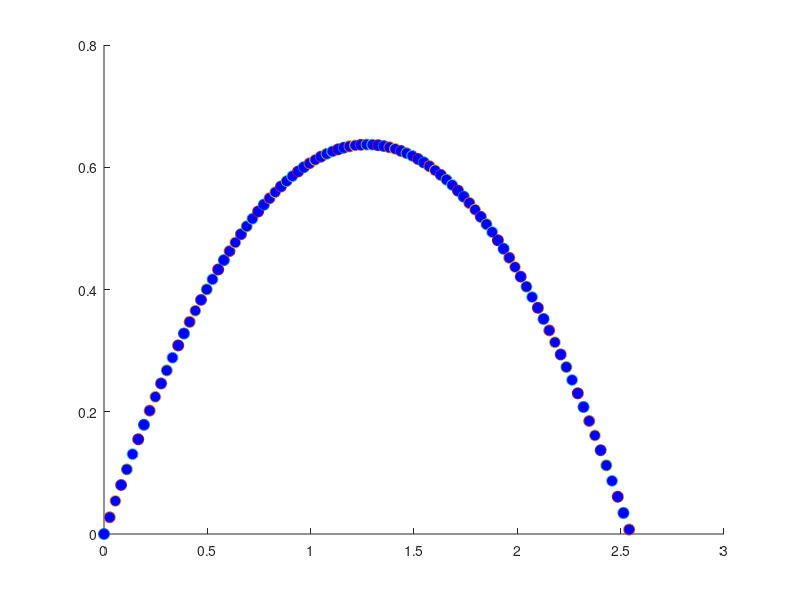

Write MATLAB code to recreate this figure.
clc,clf,clear M;
hold on
g=9.81; theta0=45*pi/180; v0=5; t(1)=0;x=0;y=0;

plot(x,y,'o','MarkerFaceColor','b','MarkerSize',8)
axis([0 3 0 0.8])
M(1)=getframe;
dt=1/128;
for j = 2:1000
t(j)=t(j-1)+dt;
x=v0*cos(theta0)*t(j);
y=v0*sin(theta0)*t(j)-0.5*g*t(j)^2;
plot(x,y,'o','MarkerFaceColor','b','MarkerSize',8)
axis([0 3 0 0.8])
M(j)=getframe;
if y<=0, break, end
end

pause

movie(M,1)